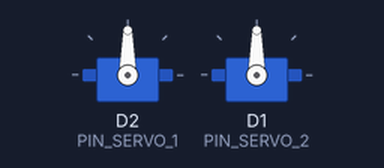
Simulated run of this sketch. Board: ESP8266 (NodeMCU). Shown: 2 × servo.

Above: at 0.5 s.
At 1.5 s:
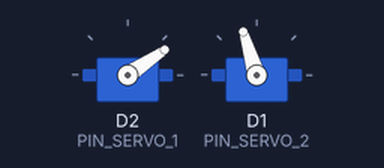
At 29.5 s:
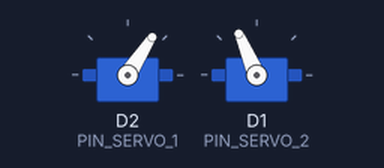
Timing chart, 0 to 40.0 s (numbered marks = the images above):
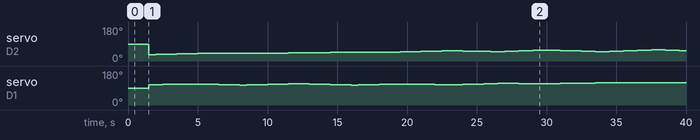

The sketch:

arduino_robot_polar.ino
```cpp
#include <Servo.h>
#include <stdlib.h>
#include <ctype.h>
#include <math.h>

// ============================================================
// PARTE 1 - DATOS TRAYECTORIA
// Se copian los datos obtenidos tras el procesamiento del Google Colab en el entorno
// ============================================================

const char *csvData = R"CSV(
servo1,servo2
34.449792,57.883597
35.308403,58.591353
36.186076,59.284117
37.090806,59.956907
38.015551,60.614722
38.964518,61.254974
39.941888,61.874891
40.336025,61.430012
40.392586,60.386111
40.449868,59.334463
40.508345,58.268406
40.558225,57.189408
40.609050,56.100440
40.661278,55.035466
41.008922,56.079928
41.368966,57.115703
41.739537,58.134052
42.124251,59.138949
42.527095,60.134089
42.942608,61.113760
43.378188,62.084593
43.828149,63.040970
44.332727,62.272572
44.815005,61.324788
45.282267,60.361988
45.735300,59.389580
46.168309,58.401176
46.585532,57.399186
46.987775,56.383006
47.346828,55.547422
47.367209,56.647158
47.388396,57.733163
47.413558,58.803177
47.436567,59.864318
47.463792,60.911087
47.488864,61.950356
48.240500,61.760510
49.215325,61.138531
50.162527,60.501992
51.092384,59.847288
51.992004,59.175667
52.871328,58.483229
53.727888,57.773260
53.881268,57.938635
53.383010,58.903176
52.866350,59.853919
52.330338,60.791294
51.777800,61.718238
51.203155,62.626756
50.602920,63.526124
49.982874,64.415905
51.123714,64.343524
52.398811,64.178751
53.659865,63.989152
54.911051,63.783093
56.149004,63.549420
57.378108,63.296194
57.774509,63.340058
56.734054,63.927241
55.665428,64.490584
54.571186,65.041051
53.448536,65.567120
52.295429,66.077242
51.122507,66.567193
49.914625,67.037925
50.151592,67.401950
51.486567,67.684153
52.839553,67.943591
54.209380,68.179963
55.594770,68.392985
56.994344,68.582389
58.409633,68.744599
59.827969,68.884052
60.197121,69.037259
58.771549,69.228143
57.337575,69.396888
55.890243,69.535915
54.429823,69.653544
52.969528,69.745563
51.494773,69.813499
51.085927,70.165966
52.073547,70.896554
53.092553,71.613492
54.161940,72.314955
55.271322,73.004298
56.429924,73.674781
57.626616,74.330117
58.881625,74.967451
57.727389,74.799946
56.146687,74.456108
54.600607,74.087707
53.095468,73.697681
51.621371,73.282210
50.184326,72.844144
48.784694,72.384128
48.231046,72.656373
48.430133,73.602206
48.635807,74.540545
48.859096,75.476694
49.091561,76.411235
49.343807,77.338747
49.612751,78.262304
49.894037,79.179732
49.060109,78.493770
48.177016,77.665648
47.349369,76.831024
46.567562,75.987719
45.828017,75.130596
45.128003,74.270442
44.464393,73.402034
43.830179,72.522656
43.169375,72.677156
42.445332,73.529124
41.683408,74.371801
40.880842,75.205040
40.030073,76.025762
39.131275,76.841797
38.187462,77.645184
37.189364,78.437943
37.328711,77.918187
37.782140,77.012979
38.203879,76.099781
38.605160,75.184363
38.983587,74.263605
39.346066,73.334904
39.684031,72.402845
40.004193,71.464805
39.349044,71.393952
38.019965,71.890506
36.653644,72.366246
35.253815,72.823680
33.813197,73.255994
32.335978,73.665618
30.822787,74.051902
29.274479,74.414196
27.692156,74.751851
27.778880,74.551297
29.066302,73.946232
30.311967,73.321423
31.509265,72.684526
32.658882,72.027739
33.770776,71.352736
34.839577,70.667374
35.865254,69.963640
35.041090,69.677440
33.591459,69.518529
32.154792,69.335260
30.732698,69.127891
29.331703,68.894787
27.943185,68.640161
27.492292,68.413296
28.902113,68.269705
30.293193,68.100704
31.674669,67.911525
33.044020,67.693511
34.396449,67.457788
35.729331,67.196002
36.806635,66.887337
35.672594,66.336325
34.568287,65.766822
33.493349,65.179163
32.447351,64.573655
31.429808,63.950571
30.440193,63.310153
29.480387,62.656181
29.861541,62.652004
31.024516,63.028262
32.207443,63.378162
33.410682,63.710460
34.626740,64.023711
35.860307,64.309849
37.112223,64.577495
38.375406,64.819922
38.399453,64.336432
37.769034,63.454368
37.166410,62.557572
36.579511,61.647483
36.017117,60.727943
35.478989,59.792917
34.953783,58.843453
)CSV";

// ============================================================
// Parte 2 - Configuración Electrónica
// Se configuran las variables asociadas al trabajo en una tarjeta ESP8266, y dos servos MG995
// ============================================================

#define PIN_SERVO_1 D2
#define PIN_SERVO_2 D1

Servo servo1;
Servo servo2;

// Los valores obtenidos a continuación corresponden al DataSheet del servo MG995
const int MIN_PULSE_US = 500;   // Ancho de pulso correspondiente a 0°
const int MAX_PULSE_US = 2500;   // Ancho de pulso correspondiente a 180°

const unsigned long DELAY_ENTRE_PASOS_MS = 500;
const int MAX_FILAS = 250;

float theta1[MAX_FILAS];
float theta2[MAX_FILAS];
int totalFilas = 0;

const int BUFFER_SIZE = 12000;
char bufferCSV[BUFFER_SIZE];

// ============================================================
// Parte 3 - Procesamiento de datos
// El siguiente bloque de código corresponde al procesamiento que debe realizar Arduino para trabajar los datos del CSV de la Parte 1
// ============================================================

void parsearCSV(const char *data) {
  totalFilas = 0;
  strncpy(bufferCSV, data, BUFFER_SIZE - 1);
  bufferCSV[BUFFER_SIZE - 1] = '\0';

  char *linea = strtok(bufferCSV, "\n\r");

  while (linea != NULL && totalFilas < MAX_FILAS) {
    while (*linea == ' ' || *linea == '\t') {
      linea++;
    }

    if (strlen(linea) > 0) {
      char *coma = strchr(linea, ',');
      if (coma != NULL) {
        char valor1[20];
        char valor2[20];
        int len1 = coma - linea;

        if (len1 < sizeof(valor1)) {
          strncpy(valor1, linea, len1);
          valor1[len1] = '\0';

          strncpy(valor2, coma + 1, sizeof(valor2) - 1);
          valor2[sizeof(valor2) - 1] = '\0';

          bool esNumero1 = isdigit(valor1[0]) || (valor1[0] == '-' && isdigit(valor1[1]));
          bool esNumero2 = isdigit(valor2[0]) || (valor2[0] == '-' && isdigit(valor2[1]));

          if (esNumero1 && esNumero2) {
            theta1[totalFilas] = atof(valor1);
            theta2[totalFilas] = atof(valor2);
            totalFilas++;
          }
        }
      }
    }
    linea = strtok(NULL, "\n\r");
  }
}

// ============================================================
// Parte 4 - Función Setup y Loop
// Finalmente, se configura como tal el funcionamiento de ambos servos (setup lo configura y loop le da el conjunto de instrucciones a seguir)
// ============================================================

void setup() {
  Serial.begin(115200);
  delay(500);

  parsearCSV(csvData);


  // Vincular los servos restringidos al rango de microsegundos configurado
  servo1.attach(PIN_SERVO_1, MIN_PULSE_US, MAX_PULSE_US);
  servo2.attach(PIN_SERVO_2, MIN_PULSE_US, MAX_PULSE_US);

  delay(1000);
}

void loop() {
  if (totalFilas == 0) {
    delay(2000);
    return;
  }

  for (int i = 0; i < totalFilas; i++) {
    float angulo1 = theta1[i];
    float angulo2 = theta2[i];

    servo1.write(angulo1);
    servo2.write(angulo2+50); // Se aplica un desfase al segundo servo para tomar en cuenta la referencia desde la cual el servo toma su 0


    delay(DELAY_ENTRE_PASOS_MS);
  }

  while (true) {
    yield(); // Mantiene estable el watchdog del ESP8266
    delay(1000);
  }
}
```

Measured:
- by itself, servo on D2 (PIN_SERVO_1): 90° → 34° at 1.5 s, → 35° 0.50 s later, → 36° 0.50 s later, → 37° 0.50 s later, … (49 changes in this stretch)
- by itself, servo on D1 (PIN_SERVO_2): 90° → 107° at 1.5 s, → 108° 0.50 s later, → 109° 0.50 s later, → 110° 1.0 s later, … (51 changes in this stretch)
